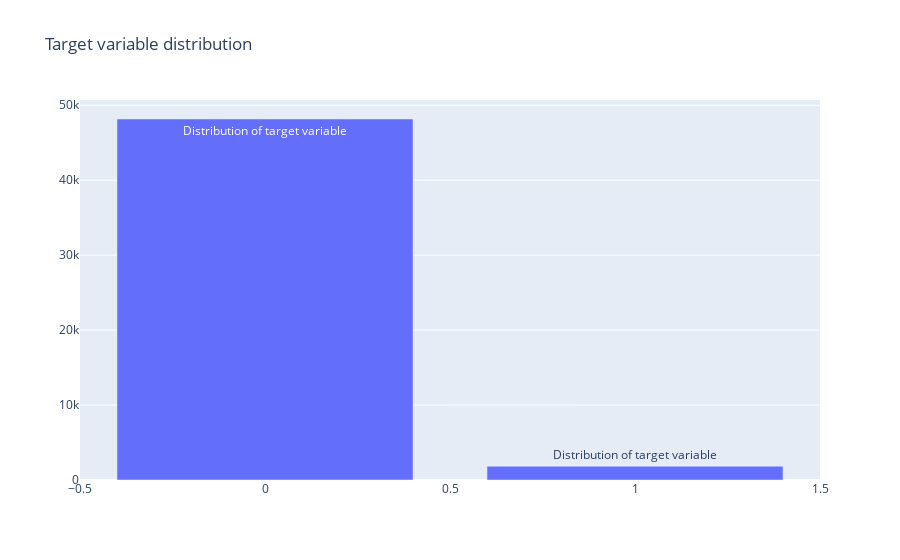

The notebook cell this image was saved under:
### Markdown cell above
**Target variable inspection**

### Code cell
data = [go.Bar(
            x = train["target"].value_counts().index.values,
            y = train["target"].value_counts().values,
            text='Distribution of target variable'
    )]

layout = go.Layout(
    title='Target variable distribution'
)

fig = go.Figure(data=data, layout=layout)

py.iplot(fig, filename='basic-bar')

### Figure 1 — Plotly figure (JSON) as saved in the notebook; plotly's stock layout.template omitted (floating-point values rounded to 4 significant figures)
{"data": [{"text": "Distribution of target variable", "type": "bar", "x": [0, 1], "y": [48166, 1833]}], "layout": {"title": {"text": "Target variable distribution"}}}
